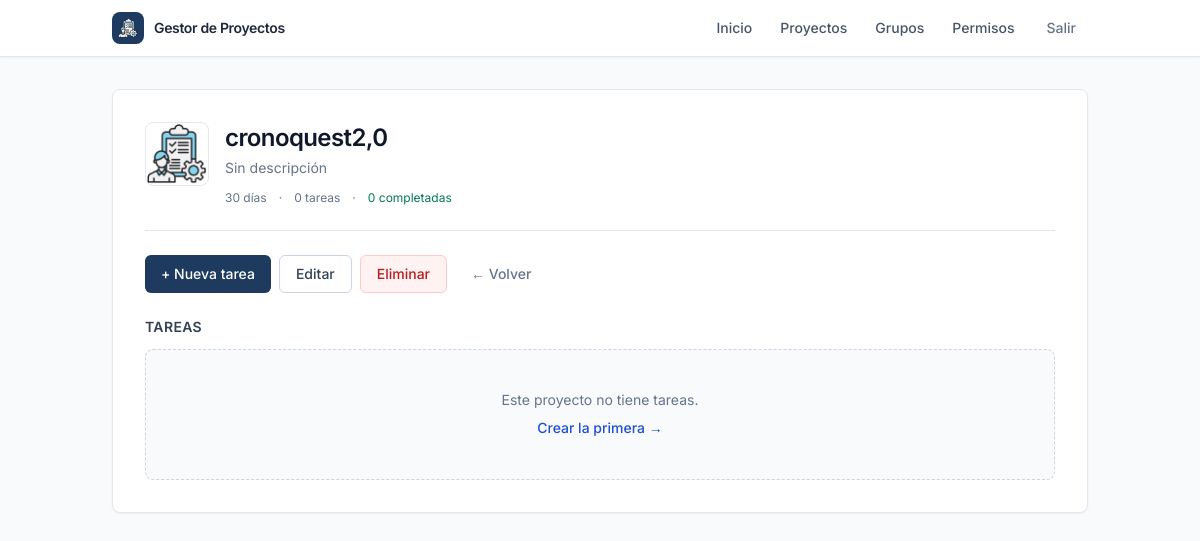
Screenshot of /proyectos/1/ (signed in) with the database file from the repository.
### gestor/models.py (models this page shows, shortened)
class Proyecto(models.Model):
    nombre = models.CharField(max_length=100)
    descripcion = models.TextField(blank=True, default='')
    duracion = models.PositiveIntegerField(help_text='Duración en días')
    imagen = models.ImageField(
        upload_to='proyectos/',
        default='proyectos/logo.png',
        blank=True,
    )
    class Meta:
        ordering = ['-id']
        verbose_name = 'Proyecto'
        verbose_name_plural = 'Proyectos'
    @property
    def total_tareas(self):
        return self.tareas.count()
    @property
    def tareas_completadas(self):
        return self.tareas.filter(estado='COMPLETADA').count()

### gestor/views.py (the view)
# urls.py: path('proyectos/<int:pk>/', views.proyecto_detalle, name='proyecto_detalle'),
@login_required
@permission_required('gestor.view_proyecto', raise_exception=True)
def proyecto_detalle(request, pk):
    proyecto = get_object_or_404(Proyecto, pk=pk)
    tareas = proyecto.tareas.all()
    return render(request, 'proyecto_detalle.html', {
        'proyecto': proyecto,
        'tareas': tareas,
    })

### gestor/templates/proyecto_detalle.html (shortened to what this page needs)
{% extends "base.html" %}
{% block content %}
<header class="mb-6 pb-6 border-b border-slate-200">
    <div class="flex flex-col sm:flex-row sm:items-start gap-4">
        {% if proyecto.imagen %}
        <img src="{{ proyecto.imagen.url }}" alt="{{ proyecto.nombre }}"
             class="h-16 w-16 object-cover rounded-lg border border-slate-200 flex-shrink-0">
        {% endif %}
        <div class="min-w-0 flex-1">
            <h1 class="text-2xl font-semibold text-slate-900 tracking-tight">{{ proyecto.nombre }}</h1>
            <p class="mt-1 text-sm text-slate-500">{{ proyecto.descripcion|default:"Sin descripción" }}</p>
            <div class="mt-3 flex flex-wrap gap-3 text-xs text-slate-500">
                <span>{{ proyecto.duracion }} días</span>
                <span>·</span>
                <span>{{ proyecto.total_tareas }} tarea{{ proyecto.total_tareas|pluralize }}</span>
                <span>·</span>
                <span class="text-emerald-700">{{ proyecto.tareas_completadas }} completada{{ proyecto.tareas_completadas|pluralize }}</span>
            </div>
        </div>
    </div>
</header>
<div class="flex flex-wrap gap-2 mb-6">
    <a href="{% url 'tarea_crear' proyecto.pk %}"
       class="inline-flex items-center px-4 py-2 text-sm font-medium text-white bg-brand-700 hover:bg-brand-800 rounded-md transition">
        + Nueva tarea
    </a>
    <a href="{% url 'proyecto_editar' proyecto.pk %}"
       class="inline-flex items-center px-4 py-2 text-sm font-medium text-slate-700 border border-slate-300 hover:bg-slate-50 rounded-md transition">
        Editar
    </a>
    <a href="{% url 'proyecto_eliminar' proyecto.pk %}"
       class="inline-flex items-center px-4 py-2 text-sm font-medium text-red-700 border border-red-200 bg-red-50 hover:bg-red-100 rounded-md transition">
        Eliminar
    </a>
    <a href="{% url 'lista_proyectos' %}"
       class="inline-flex items-center px-4 py-2 text-sm font-medium text-slate-500 hover:text-slate-700 transition">
        ← Volver
    </a>
</div>
<section>
    <h2 class="text-sm font-semibold text-slate-700 uppercase tracking-wide mb-3">Tareas</h2>
    {% if tareas %}
    <ul class="divide-y divide-slate-200 border border-slate-200 rounded-lg overflow-hidden">
        {% for tarea in tareas %}
        <li class="p-4 bg-white flex flex-col sm:flex-row sm:items-center gap-3">
            <div class="min-w-0 flex-1">
                <p class="text-sm font-medium text-slate-900 {% if tarea.esta_completada %}line-through text-slate-400{% endif %}">
                    {{ tarea.titulo }}
                </p>
                {% if tarea.descripcion %}
                <p class="text-xs text-slate-500 mt-0.5">{{ tarea.descripcion }}</p>
                {% endif %}
                <div class="mt-2 flex flex-wrap gap-2">
                    <span class="inline-flex items-center px-2 py-0.5 rounded text-xs font-medium border
                        {% if tarea.prioridad == 'ALTA' %}bg-red-50 text-red-700 border-red-200
                        {% elif tarea.prioridad == 'MEDIA' %}bg-amber-50 text-amber-700 border-amber-200
                        {% else %}bg-slate-50 text-slate-600 border-slate-200{% endif %}">
                        {{ tarea.get_prioridad_display }}
                    </span>
                    <span class="inline-flex items-center px-2 py-0.5 rounded text-xs font-medium border
                        {% if tarea.estado == 'COMPLETADA' %}bg-emerald-50 text-emerald-700 border-emerald-200
                        {% elif tarea.estado == 'EN_PROGRESO' %}bg-sky-50 text-sky-700 border-sky-200
                        {% else %}bg-slate-50 text-slate-600 border-slate-200{% endif %}">
                        {{ tarea.get_estado_display }}
                    </span>
                </div>
            </div>
            <div class="flex items-center gap-2 flex-shrink-0">
                {% if not tarea.esta_completada %}
                <form method="post" action="{% url 'avanzar_estado_tarea' tarea.pk %}">
                    {% csrf_token %}
                    <button type="submit"
                            class="px-3 py-1.5 text-xs font-medium text-brand-700 border border-brand-200 bg-brand-50 hover:bg-brand-100 rounded-md transition">
                        {% if tarea.estado == 'PENDIENTE' %}Iniciar{% else %}Completar{% endif %}
                    </button>
                </form>
                {% endif %}
                <a href="{% url 'tarea_eliminar' tarea.pk %}"
                   class="px-3 py-1.5 text-xs font-medium text-red-600 hover:bg-red-50 rounded-md transition">
                    Eliminar
                </a>
            </div>
        </li>
        {% endfor %}
    </ul>
    {% else %}
    <div class="text-center py-10 border border-dashed border-slate-300 rounded-lg bg-slate-50">
        <p class="text-sm text-slate-500">Este proyecto no tiene tareas.</p>
        <a href="{% url 'tarea_crear' proyecto.pk %}" class="mt-2 inline-block text-sm font-medium text-brand-600 hover:text-brand-700">
            Crear la primera →
        </a>
    </div>
    {% endif %}
</section>
{% endblock %}

### gestor/templates/base.html (style rules this page uses)
body { font-family: 'Inter', system-ui, sans-serif; }

### rows the page displays
Proyecto: imagen (picture), nombre "cronoquest2,0", descripcion "Sin descripción", duracion "30", total_tareas "0", tareas_completadas "0"
